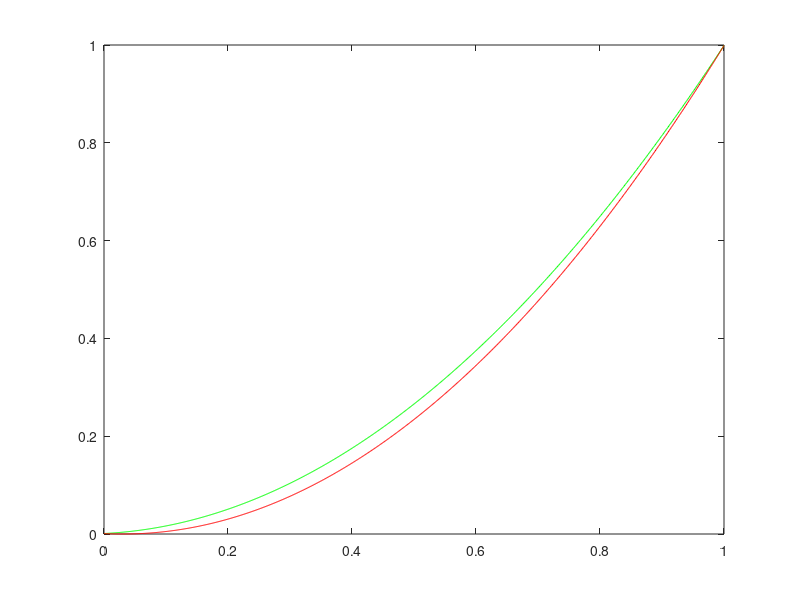

This chart was generated by the following MATLAB code:
%Set up parameters
x(1)=0.001;
x(2)=0.999;


%Equation of motion
e = 1;
y1 = @(t) (x(1)-2*e*sqrt(x(1)*x(2))+x(2))*t.^2+2*(-x(1)+e*sqrt(x(1)*x(2)))*t+x(1);

e = -1;
y2 = @(t) (x(1)-2*e*sqrt(x(1)*x(2))+x(2))*t.^2+2*(-x(1)+e*sqrt(x(1)*x(2)))*t+x(1);

n =1000;
t= (0:n)/n;

plot(t,y1(t),'Color',[0 1 0]), hold on %works
plot(t,y2(t),'Color',[1 0 0]), hold off
%implies epsilon =1

